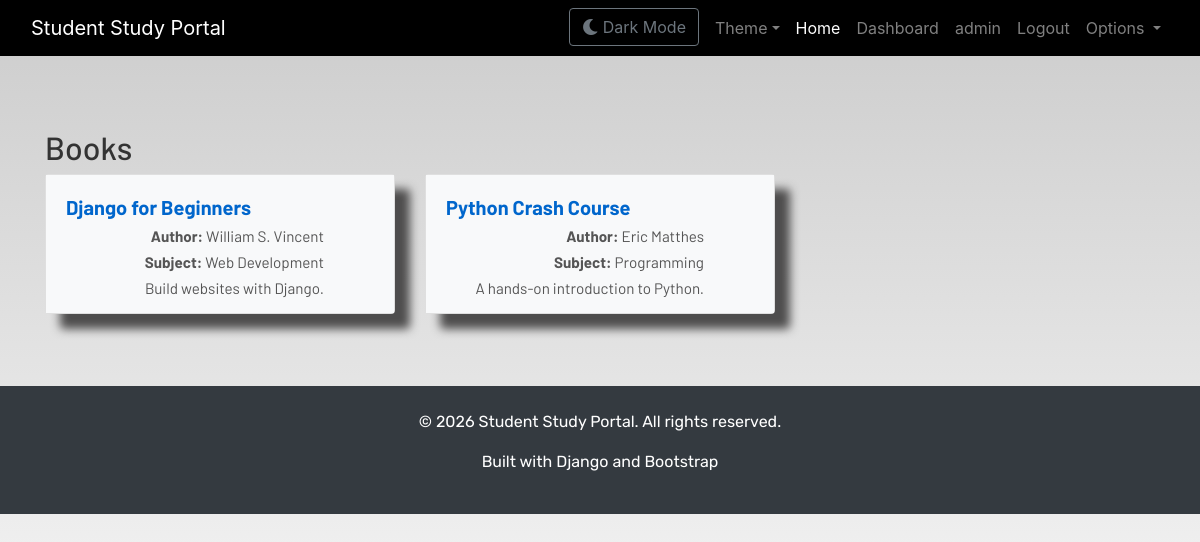
The app's page /books/ (signed in) with its own data.
### dashboard/models.py (models this page shows, shortened)
class Book(models.Model):
    title = models.CharField(max_length=200)
    author = models.CharField(max_length=200)
    subject = models.CharField(max_length=100)
    description = models.TextField(blank=True)
    link = models.URLField(blank=True)
    added_at = models.DateTimeField(default=timezone.now)
    class Meta:
        ordering = ['title']

### dashboard/views.py (the view)
# urls.py: path('books/', views.books, name='books'),
def books(request):
    books = Book.objects.all()
    context = {'books': books}
    return render(request, 'dashboard/books.html', context)

### dashboard/templates/dashboard/books.html (shortened to what this page needs)
{% extends 'dashboard/base.html' %}
{% load static %}
{% block content %}
<div class="container">
    <h2 class="mt-4">Books</h2>
    <div class="row">
        {% for book in books %}
        <div class="col-md-4 mb-4">
            <div class="card">
                <div class="card-body">
                    <h5 class="card-title">{{ book.title }}</h5>
                    <p class="card-text"><strong>Author:</strong> {{ book.author }}</p>
                    <p class="card-text"><strong>Subject:</strong> {{ book.subject }}</p>
                    <p class="card-text">{{ book.description }}</p>
                </div>
            </div>
        </div>
        {% empty %}
        <p>No books available.</p>
        {% endfor %}
    </div>
</div>
{% endblock %}

### dashboard/templates/dashboard/base.html (shortened to what this page needs)
<!DOCTYPE html>
{% load static %}
{% load crispy_forms_tags %}
<html lang="en">
<head>
  <link rel="stylesheet" href="https://stackpath.bootstrapcdn.com/bootstrap/4.3.1/css/bootstrap.min.css"
 />
  <link rel="stylesheet" href="https://use.fontawesome.com/releases/v5.7.2/css/all.css"
 />
  <link rel="stylesheet" href="{% static 'css/main.css' %}" />
</head>
<body>
  <header>
    <nav class="navbar navbar-expand-lg navbar-dark bg-dark">
      <div class="container-fluid">
        <a class="navbar-brand" href="#">Student Study Portal</a>
         <div class="collapse navbar-collapse justify-content-end" id="navbarSupportedContent">
           <ul class="navbar-nav mb-2 mb-lg-0">
              <li class="nav-item">
                <button id="theme-toggle" class="btn btn-outline-secondary mr-2">
                  <i class="fas fa-moon"></i> Dark Mode
                </button>
              </li>
              <li class="nav-item dropdown">
                <a class="nav-link dropdown-toggle" href="#" id="themeDropdown" role="button" data-toggle="dropdown">Theme</a>
              </li>
             <li class="nav-item">
               <a class="nav-link active" aria-current="page" href="#">Home</a>
             </li>
             {% if user.is_authenticated %}
             <li class="nav-item">
               <a class="nav-link" href="{% url 'dashboard' %}">Dashboard</a>
             </li>
             <li class="nav-item">
               <a class="nav-link" href="#">{{ user.username }}</a>
             </li>
               <li class="nav-item">
                 <a class="nav-link" href="{% url 'logout' %}">Logout</a>
               </li>
                {% endif %}
            <li class="nav-item dropdown">
              <a class="nav-link dropdown-toggle" href="#" id="navbarDropdown" role="button" data-toggle="dropdown"
                aria-haspopup="true" aria-expanded="false">
                Options
              </a>
             </li>
           </ul>
         </div>
       </div>
     </nav>
   </header>
   <br /><br />
   <main>
     {% block content %}
     {% endblock content %}
   </main>
   <footer class="bg-dark text-white mt-5 py-4">
     <div class="container text-center">
       <p>&copy; 2026 Student Study Portal. All rights reserved.</p>
       <p>Built with Django and Bootstrap</p>
     </div>
    </footer>
</body>
</html>

### static/css/main.css (style rules this page uses)
html { scroll-behavior: smooth; height: 100%; width: 100%; }
main { font-family: Barlow, Quicksand, Rubik, sans-serif, serif, 'Times New Roman', Times, serif !important; }
footer { font-family: Rubik, sans-serif, serif, 'Times New Roman', Times, serif; }
.navbar { background-color: rgb(0, 0, 0) !important; }
.card { box-shadow: 15px 15px 10px rgb(78, 77, 77); transition: all 0.3s ease; animation: fadeInUp 0.6s ease-out; }
a { text-decoration: none !important; color: black; }
.card p { text-align: right; margin-right: 50px; line-height: 10px; }
html, body { max-width: 100%; overflow-x: hidden; height: 100%; width: 100%; }
body { background: linear-gradient(rgba(0, 0, 0, 0.2), rgba(255, 255, 255, 0.5)); overflow-x: hidden; background-repeat: no-repeat; background-attachment: fixed; }
h1, h2, h3, h4, h5, h6 { color: #333333; }
.card-body { background-color: #f8f9fa; }
.card-body h5 { color: #0066cc; font-weight: bold; }
.card-body p { color: #555; font-size: 0.95rem; }

### records on screen
Book: title "Django for Beginners", author "William S. Vincent", subject "Web Development", description "Build websites with Django."
Book: title "Python Crash Course", author "Eric Matthes", subject "Programming", description "A hands-on introduction to Python."

### other values on screen
{{ user.username }} "admin"
